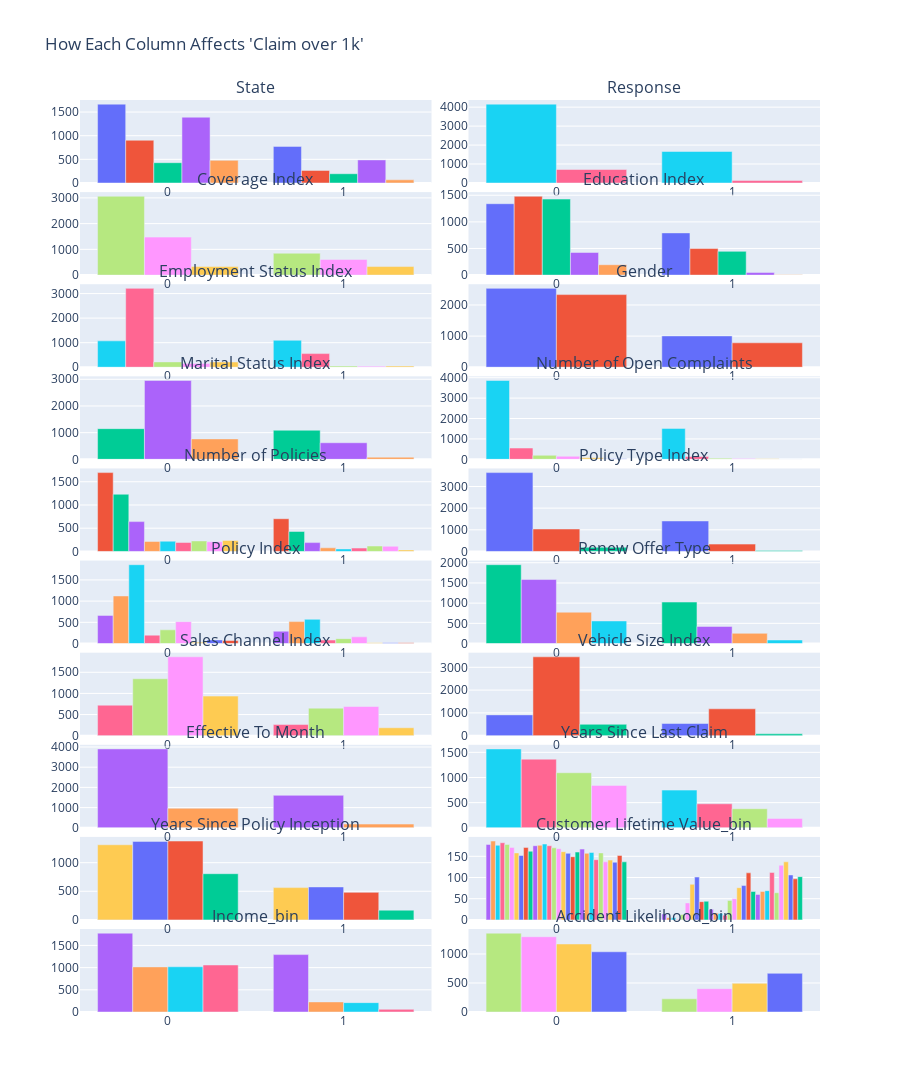

This figure's notebook cell:
### Code cell
ratio = np.exp(1)
df_balance_train = balance_with_ratio(df_train_from_train_dataset, ratio)
print(df_balance_train["Claim over 1k"].value_counts())
relation_to_claim_over_1k(df_balance_train)

### Figure 1 — Plotly figure (JSON) as saved in the notebook; plotly's stock layout.template omitted (floating-point values rounded to 4 significant figures)
{"data": [{"name": "0", "type": "bar", "x": [0, 1], "xaxis": "x", "y": [1667, 774], "yaxis": "y"}, {"name": "1", "type": "bar", "x": [0, 1], "xaxis": "x", "y": [904, 266], "yaxis": "y"}, {"name": "2", "type": "bar", "x": [0, 1], "xaxis": "x", "y": [429, 196], "yaxis": "y"}, {"name": "3", "type": "bar", "x": [0, 1], "xaxis": "x", "y": [1391, 488], "yaxis": "y"}, {"name": "4", "type": "bar", "x": [0, 1], "xaxis": "x", "y": [479, 67], "yaxis": "y"}, {"name": "0", "type": "bar", "x": [0, 1], "xaxis": "x2", "y": [4159, 1662], "yaxis": "y2"}, {"name": "1", "type": "bar", "x": [0, 1], "xaxis": "x2", "y": [711, 129], "yaxis": "y2"}, {"name": "0", "type": "bar", "x": [0, 1], "xaxis": "x3", "y": [3062, 850], "yaxis": "y3"}, {"name": "1", "type": "bar", "x": [0, 1], "xaxis": "x3", "y": [1475, 609], "yaxis": "y3"}, {"name": "2", "type": "bar", "x": [0, 1], "xaxis": "x3", "y": [333, 332], "yaxis": "y3"}, {"name": "0", "type": "bar", "x": [0, 1], "xaxis": "x4", "y": [1341, 793], "yaxis": "y4"}, {"name": "1", "type": "bar", "x": [0, 1], "xaxis": "x4", "y": [1481, 499], "yaxis": "y4"}, {"name": "2", "type": "bar", "x": [0, 1], "xaxis": "x4", "y": [1428, 446], "yaxis": "y4"}, {"name": "3", "type": "bar", "x": [0, 1], "xaxis": "x4", "y": [425, 48], "yaxis": "y4"}, {"name": "4", "type": "bar", "x": [0, 1], "xaxis": "x4", "y": [195, 5], "yaxis": "y4"}, {"name": "0", "type": "bar", "x": [0, 1], "xaxis": "x5", "y": [1073, 1097], "yaxis": "y5"}, {"name": "1", "type": "bar", "x": [0, 1], "xaxis": "x5", "y": [3212, 555], "yaxis": "y5"}, {"name": "2", "type": "bar", "x": [0, 1], "xaxis": "x5", "y": [217, 48], "yaxis": "y5"}, {"name": "3", "type": "bar", "x": [0, 1], "xaxis": "x5", "y": [155, 43], "yaxis": "y5"}, {"name": "4", "type": "bar", "x": [0, 1], "xaxis": "x5", "y": [213, 48], "yaxis": "y5"}, {"name": "0", "type": "bar", "x": [0, 1], "xaxis": "x6", "y": [2535, 1006], "yaxis": "y6"}, {"name": "1", "type": "bar", "x": [0, 1], "xaxis": "x6", "y": [2335, 785], "yaxis": "y6"}, {"name": "0", "type": "bar", "x": [0, 1], "xaxis": "x7", "y": [1150, 1090], "yaxis": "y7"}, {"name": "1", "type": "bar", "x": [0, 1], "xaxis": "x7", "y": [2955, 622], "yaxis": "y7"}, {"name": "2", "type": "bar", "x": [0, 1], "xaxis": "x7", "y": [765, 79], "yaxis": "y7"}, {"name": "0", "type": "bar", "x": [0, 1], "xaxis": "x8", "y": [3864, 1515], "yaxis": "y8"}, {"name": "1", "type": "bar", "x": [0, 1], "xaxis": "x8", "y": [553, 141], "yaxis": "y8"}, {"name": "2", "type": "bar", "x": [0, 1], "xaxis": "x8", "y": [198, 56], "yaxis": "y8"}, {"name": "3", "type": "bar", "x": [0, 1], "xaxis": "x8", "y": [150, 38], "yaxis": "y8"}, {"name": "4", "type": "bar", "x": [0, 1], "xaxis": "x8", "y": [73, 33], "yaxis": "y8"}, {"name": "5", "type": "bar", "x": [0, 1], "xaxis": "x8", "y": [32, 8], "yaxis": "y8"}, {"name": "1", "type": "bar", "x": [0, 1], "xaxis": "x9", "y": [1697, 704], "yaxis": "y9"}, {"name": "2", "type": "bar", "x": [0, 1], "xaxis": "x9", "y": [1231, 430], "yaxis": "y9"}, {"name": "3", "type": "bar", "x": [0, 1], "xaxis": "x9", "y": [642, 190], "yaxis": "y9"}, {"name": "4", "type": "bar", "x": [0, 1], "xaxis": "x9", "y": [215, 78], "yaxis": "y9"}, {"name": "5", "type": "bar", "x": [0, 1], "xaxis": "x9", "y": [220, 54], "yaxis": "y9"}, {"name": "6", "type": "bar", "x": [0, 1], "xaxis": "x9", "y": [193, 73], "yaxis": "y9"}, {"name": "7", "type": "bar", "x": [0, 1], "xaxis": "x9", "y": [226, 117], "yaxis": "y9"}, {"name": "8", "type": "bar", "x": [0, 1], "xaxis": "x9", "y": [208, 112], "yaxis": "y9"}, {"name": "9", "type": "bar", "x": [0, 1], "xaxis": "x9", "y": [238, 33], "yaxis": "y9"}, {"name": "0", "type": "bar", "x": [0, 1], "xaxis": "x10", "y": [3642, 1407], "yaxis": "y10"}, {"name": "1", "type": "bar", "x": [0, 1], "xaxis": "x10", "y": [1037, 339], "yaxis": "y10"}, {"name": "2", "type": "bar", "x": [0, 1], "xaxis": "x10", "y": [191, 45], "yaxis": "y10"}, {"name": "0", "type": "bar", "x": [0, 1], "xaxis": "x11", "y": [663, 291], "yaxis": "y11"}, {"name": "1", "type": "bar", "x": [0, 1], "xaxis": "x11", "y": [1121, 517], "yaxis": "y11"}, {"name": "2", "type": "bar", "x": [0, 1], "xaxis": "x11", "y": [1858, 571], "yaxis": "y11"}, {"name": "3", "type": "bar", "x": [0, 1], "xaxis": "x11", "y": [198, 83], "yaxis": "y11"}, {"name": "4", "type": "bar", "x": [0, 1], "xaxis": "x11", "y": [323, 116], "yaxis": "y11"}, {"name": "5", "type": "bar", "x": [0, 1], "xaxis": "x11", "y": [516, 158], "yaxis": "y11"}, {"name": "6", "type": "bar", "x": [0, 1], "xaxis": "x11", "y": [33, 17], "yaxis": "y11"}, {"name": "7", "type": "bar", "x": [0, 1], "xaxis": "x11", "y": [86, 18], "yaxis": "y11"}, {"name": "8", "type": "bar", "x": [0, 1], "xaxis": "x11", "y": [72, 20], "yaxis": "y11"}, {"name": "1", "type": "bar", "x": [0, 1], "xaxis": "x12", "y": [1951, 1027], "yaxis": "y12"}, {"name": "2", "type": "bar", "x": [0, 1], "xaxis": "x12", "y": [1584, 423], "yaxis": "y12"}, {"name": "3", "type": "bar", "x": [0, 1], "xaxis": "x12", "y": [776, 253], "yaxis": "y12"}, {"name": "4", "type": "bar", "x": [0, 1], "xaxis": "x12", "y": [559, 88], "yaxis": "y12"}, {"name": "0", "type": "bar", "x": [0, 1], "xaxis": "x13", "y": [721, 263], "yaxis": "y13"}, {"name": "1", "type": "bar", "x": [0, 1], "xaxis": "x13", "y": [1347, 651], "yaxis": "y13"}, {"name": "2", "type": "bar", "x": [0, 1], "xaxis": "x13", "y": [1866, 690], "yaxis": "y13"}, {"name": "3", "type": "bar", "x": [0, 1], "xaxis": "x13", "y": [936, 187], "yaxis": "y13"}, {"name": "0", "type": "bar", "x": [0, 1], "xaxis": "x14", "y": [912, 533], "yaxis": "y14"}, {"name": "1", "type": "bar", "x": [0, 1], "xaxis": "x14", "y": [3460, 1179], "yaxis": "y14"}, {"name": "2", "type": "bar", "x": [0, 1], "xaxis": "x14", "y": [498, 79], "yaxis": "y14"}, {"name": "0", "type": "bar", "x": [0, 1], "xaxis": "x15", "y": [3905, 1608], "yaxis": "y15"}, {"name": "1", "type": "bar", "x": [0, 1], "xaxis": "x15", "y": [965, 183], "yaxis": "y15"}, {"name": "0", "type": "bar", "x": [0, 1], "xaxis": "x16", "y": [1568, 749], "yaxis": "y16"}, {"name": "1", "type": "bar", "x": [0, 1], "xaxis": "x16", "y": [1365, 477], "yaxis": "y16"}, {"name": "2", "type": "bar", "x": [0, 1], "xaxis": "x16", "y": [1094, 379], "yaxis": "y16"}, {"name": "3", "type": "bar", "x": [0, 1], "xaxis": "x16", "y": [843, 186], "yaxis": "y16"}, {"name": "0", "type": "bar", "x": [0, 1], "xaxis": "x17", "y": [1313, 564], "yaxis": "y17"}, {"name": "1", "type": "bar", "x": [0, 1], "xaxis": "x17", "y": [1372, 576], "yaxis": "y17"}, {"name": "2", "type": "bar", "x": [0, 1], "xaxis": "x17", "y": [1378, 481], "yaxis": "y17"}, {"name": "3", "type": "bar", "x": [0, 1], "xaxis": "x17", "y": [807, 170], "yaxis": "y17"}, {"name": "0", "type": "bar", "x": [0, 1], "xaxis": "x18", "y": [178, 14], "yaxis": "y18"}, {"name": "1", "type": "bar", "x": [0, 1], "xaxis": "x18", "y": [186, 5], "yaxis": "y18"}, {"name": "2", "type": "bar", "x": [0, 1], "xaxis": "x18", "y": [176, 5], "yaxis": "y18"}, {"name": "3", "type": "bar", "x": [0, 1], "xaxis": "x18", "y": [182, 1], "yaxis": "y18"}, {"name": "4", "type": "bar", "x": [0, 1], "xaxis": "x18", "y": [178, 13], "yaxis": "y18"}, {"name": "5", "type": "bar", "x": [0, 1], "xaxis": "x18", "y": [171, 40], "yaxis": "y18"}, {"name": "6", "type": "bar", "x": [0, 1], "xaxis": "x18", "y": [158, 84], "yaxis": "y18"}, {"name": "7", "type": "bar", "x": [0, 1], "xaxis": "x18", "y": [152, 101], "yaxis": "y18"}, {"name": "8", "type": "bar", "x": [0, 1], "xaxis": "x18", "y": [171, 43], "yaxis": "y18"}, {"name": "9", "type": "bar", "x": [0, 1], "xaxis": "x18", "y": [162, 44], "yaxis": "y18"}, {"name": "10", "type": "bar", "x": [0, 1], "xaxis": "x18", "y": [175, 25], "yaxis": "y18"}, {"name": "11", "type": "bar", "x": [0, 1], "xaxis": "x18", "y": [176, 16], "yaxis": "y18"}, {"name": "12", "type": "bar", "x": [0, 1], "xaxis": "x18", "y": [179, 15], "yaxis": "y18"}, {"name": "13", "type": "bar", "x": [0, 1], "xaxis": "x18", "y": [175, 11], "yaxis": "y18"}, {"name": "14", "type": "bar", "x": [0, 1], "xaxis": "x18", "y": [170, 46], "yaxis": "y18"}, {"name": "15", "type": "bar", "x": [0, 1], "xaxis": "x18", "y": [168, 50], "yaxis": "y18"}, {"name": "16", "type": "bar", "x": [0, 1], "xaxis": "x18", "y": [161, 76], "yaxis": "y18"}, {"name": "17", "type": "bar", "x": [0, 1], "xaxis": "x18", "y": [157, 81], "yaxis": "y18"}, {"name": "18", "type": "bar", "x": [0, 1], "xaxis": "x18", "y": [149, 111], "yaxis": "y18"}, {"name": "19", "type": "bar", "x": [0, 1], "xaxis": "x18", "y": [160, 67], "yaxis": "y18"}, {"name": "20", "type": "bar", "x": [0, 1], "xaxis": "x18", "y": [167, 60], "yaxis": "y18"}, {"name": "21", "type": "bar", "x": [0, 1], "xaxis": "x18", "y": [157, 67], "yaxis": "y18"}, {"name": "22", "type": "bar", "x": [0, 1], "xaxis": "x18", "y": [159, 69], "yaxis": "y18"}, {"name": "23", "type": "bar", "x": [0, 1], "xaxis": "x18", "y": [142, 112], "yaxis": "y18"}, {"name": "24", "type": "bar", "x": [0, 1], "xaxis": "x18", "y": [158, 64], "yaxis": "y18"}, {"name": "25", "type": "bar", "x": [0, 1], "xaxis": "x18", "y": [137, 129], "yaxis": "y18"}, {"name": "26", "type": "bar", "x": [0, 1], "xaxis": "x18", "y": [141, 137], "yaxis": "y18"}, {"name": "27", "type": "bar", "x": [0, 1], "xaxis": "x18", "y": [136, 106], "yaxis": "y18"}, {"name": "28", "type": "bar", "x": [0, 1], "xaxis": "x18", "y": [152, 97], "yaxis": "y18"}, {"name": "29", "type": "bar", "x": [0, 1], "xaxis": "x18", "y": [137, 102], "yaxis": "y18"}, {"name": "0", "type": "bar", "x": [0, 1], "xaxis": "x19", "y": [1776, 1293], "yaxis": "y19"}, {"name": "1", "type": "bar", "x": [0, 1], "xaxis": "x19", "y": [1016, 227], "yaxis": "y19"}, {"name": "2", "type": "bar", "x": [0, 1], "xaxis": "x19", "y": [1019, 211], "yaxis": "y19"}, {"name": "3", "type": "bar", "x": [0, 1], "xaxis": "x19", "y": [1059, 60], "yaxis": "y19"}, {"name": "0", "type": "bar", "x": [0, 1], "xaxis": "x20", "y": [1360, 227], "yaxis": "y20"}, {"name": "1", "type": "bar", "x": [0, 1], "xaxis": "x20", "y": [1298, 402], "yaxis": "y20"}, {"name": "2", "type": "bar", "x": [0, 1], "xaxis": "x20", "y": [1173, 495], "yaxis": "y20"}, {"name": "3", "type": "bar", "x": [0, 1], "xaxis": "x20", "y": [1039, 667], "yaxis": "y20"}], "layout": {"annotations": [{"font": {"size": 16}, "showarrow": false, "text": "State", "x": 0.2375, "xanchor": "center", "xref": "paper", "y": 1.0, "yanchor": "bottom", "yref": "paper"}, {"font": {"size": 16}, "showarrow": false, "text": "Response", "x": 0.7625, "xanchor": "center", "xref": "paper", "y": 1.0, "yanchor": "bottom", "yref": "paper"}, {"font": {"size": 16}, "showarrow": false, "text": "Coverage Index", "x": 0.2375, "xanchor": "center", "xref": "paper", "y": 0.899, "yanchor": "bottom", "yref": "paper"}, {"font": {"size": 16}, "showarrow": false, "text": "Education Index", "x": 0.7625, "xanchor": "center", "xref": "paper", "y": 0.899, "yanchor": "bottom", "yref": "paper"}, {"font": {"size": 16}, "showarrow": false, "text": "Employment Status Index", "x": 0.2375, "xanchor": "center", "xref": "paper", "y": 0.798, "yanchor": "bottom", "yref": "paper"}, {"font": {"size": 16}, "showarrow": false, "text": "Gender", "x": 0.7625, "xanchor": "center", "xref": "paper", "y": 0.798, "yanchor": "bottom", "yref": "paper"}, {"font": {"size": 16}, "showarrow": false, "text": "Marital Status Index", "x": 0.2375, "xanchor": "center", "xref": "paper", "y": 0.697, "yanchor": "bottom", "yref": "paper"}, {"font": {"size": 16}, "showarrow": false, "text": "Number of Open Complaints", "x": 0.7625, "xanchor": "center", "xref": "paper", "y": 0.697, "yanchor": "bottom", "yref": "paper"}, {"font": {"size": 16}, "showarrow": false, "text": "Number of Policies", "x": 0.2375, "xanchor": "center", "xref": "paper", "y": 0.596, "yanchor": "bottom", "yref": "paper"}, {"font": {"size": 16}, "showarrow": false, "text": "Policy Type Index", "x": 0.7625, "xanchor": "center", "xref": "paper", "y": 0.596, "yanchor": "bottom", "yref": "paper"}, {"font": {"size": 16}, "showarrow": false, "text": "Policy Index", "x": 0.2375, "xanchor": "center", "xref": "paper", "y": 0.495, "yanchor": "bottom", "yref": "paper"}, {"font": {"size": 16}, "showarrow": false, "text": "Renew Offer Type", "x": 0.7625, "xanchor": "center", "xref": "paper", "y": 0.495, "yanchor": "bottom", "yref": "paper"}, {"font": {"size": 16}, "showarrow": false, "text": "Sales Channel Index", "x": 0.2375, "xanchor": "center", "xref": "paper", "y": 0.394, "yanchor": "bottom", "yref": "paper"}, {"font": {"size": 16}, "showarrow": false, "text": "Vehicle Size Index", "x": 0.7625, "xanchor": "center", "xref": "paper", "y": 0.394, "yanchor": "bottom", "yref": "paper"}, {"font": {"size": 16}, "showarrow": false, "text": "Effective To Month", "x": 0.2375, "xanchor": "center", "xref": "paper", "y": 0.293, "yanchor": "bottom", "yref": "paper"}, {"font": {"size": 16}, "showarrow": false, "text": "Years Since Last Claim", "x": 0.7625, "xanchor": "center", "xref": "paper", "y": 0.293, "yanchor": "bottom", "yref": "paper"}, {"font": {"size": 16}, "showarrow": false, "text": "Years Since Policy Inception", "x": 0.2375, "xanchor": "center", "xref": "paper", "y": 0.192, "yanchor": "bottom", "yref": "paper"}, {"font": {"size": 16}, "showarrow": false, "text": "Customer Lifetime Value_bin", "x": 0.7625, "xanchor": "center", "xref": "paper", "y": 0.192, "yanchor": "bottom", "yref": "paper"}, {"font": {"size": 16}, "showarrow": false, "text": "Income_bin", "x": 0.2375, "xanchor": "center", "xref": "paper", "y": 0.091, "yanchor": "bottom", "yref": "paper"}, {"font": {"size": 16}, "showarrow": false, "text": "Accident Likelihood_bin", "x": 0.7625, "xanchor": "center", "xref": "paper", "y": 0.091, "yanchor": "bottom", "yref": "paper"}], "height": 3000, "showlegend": false, "title": {"text": "How Each Column Affects 'Claim over 1k'"}, "xaxis": {"anchor": "y", "domain": [0, 0.475]}, "xaxis10": {"anchor": "y10", "domain": [0.525, 1]}, "xaxis11": {"anchor": "y11", "domain": [0, 0.475]}, "xaxis12": {"anchor": "y12", "domain": [0.525, 1]}, "xaxis13": {"anchor": "y13", "domain": [0, 0.475]}, "xaxis14": {"anchor": "y14", "domain": [0.525, 1]}, "xaxis15": {"anchor": "y15", "domain": [0, 0.475]}, "xaxis16": {"anchor": "y16", "domain": [0.525, 1]}, "xaxis17": {"anchor": "y17", "domain": [0, 0.475]}, "xaxis18": {"anchor": "y18", "domain": [0.525, 1]}, "xaxis19": {"anchor": "y19", "domain": [0, 0.475]}, "xaxis2": {"anchor": "y2", "domain": [0.525, 1]}, "xaxis20": {"anchor": "y20", "domain": [0.525, 1]}, "xaxis3": {"anchor": "y3", "domain": [0, 0.475]}, "xaxis4": {"anchor": "y4", "domain": [0.525, 1]}, "xaxis5": {"anchor": "y5", "domain": [0, 0.475]}, "xaxis6": {"anchor": "y6", "domain": [0.525, 1]}, "xaxis7": {"anchor": "y7", "domain": [0, 0.475]}, "xaxis8": {"anchor": "y8", "domain": [0.525, 1]}, "xaxis9": {"anchor": "y9", "domain": [0, 0.475]}, "yaxis": {"anchor": "x", "domain": [0.909, 1.0]}, "yaxis10": {"anchor": "x10", "domain": [0.505, 0.596]}, "yaxis11": {"anchor": "x11", "domain": [0.404, 0.495]}, "yaxis12": {"anchor": "x12", "domain": [0.404, 0.495]}, "yaxis13": {"anchor": "x13", "domain": [0.303, 0.394]}, "yaxis14": {"anchor": "x14", "domain": [0.303, 0.394]}, "yaxis15": {"anchor": "x15", "domain": [0.202, 0.293]}, "yaxis16": {"anchor": "x16", "domain": [0.202, 0.293]}, "yaxis17": {"anchor": "x17", "domain": [0.101, 0.192]}, "yaxis18": {"anchor": "x18", "domain": [0.101, 0.192]}, "yaxis19": {"anchor": "x19", "domain": [0, 0.091]}, "yaxis2": {"anchor": "x2", "domain": [0.909, 1.0]}, "yaxis20": {"anchor": "x20", "domain": [0, 0.091]}, "yaxis3": {"anchor": "x3", "domain": [0.808, 0.899]}, "yaxis4": {"anchor": "x4", "domain": [0.808, 0.899]}, "yaxis5": {"anchor": "x5", "domain": [0.707, 0.798]}, "yaxis6": {"anchor": "x6", "domain": [0.707, 0.798]}, "yaxis7": {"anchor": "x7", "domain": [0.606, 0.697]}, "yaxis8": {"anchor": "x8", "domain": [0.606, 0.697]}, "yaxis9": {"anchor": "x9", "domain": [0.505, 0.596]}}}
